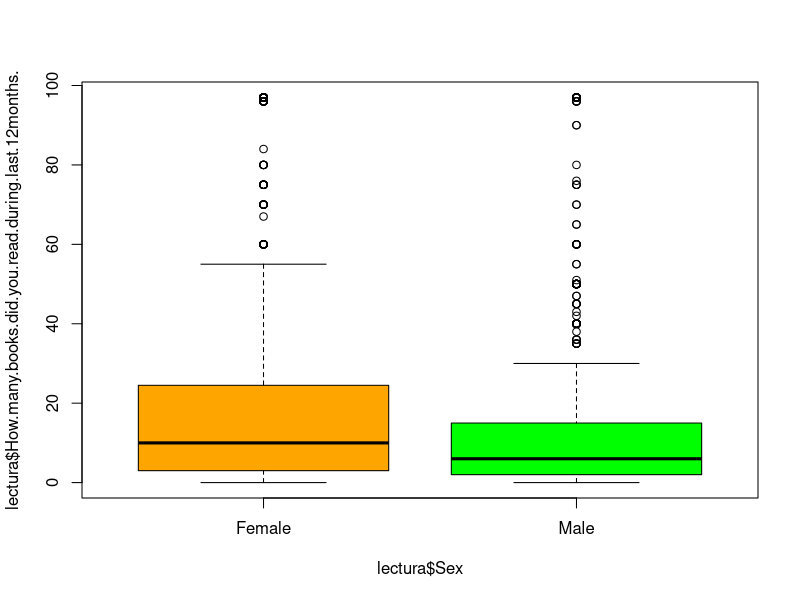
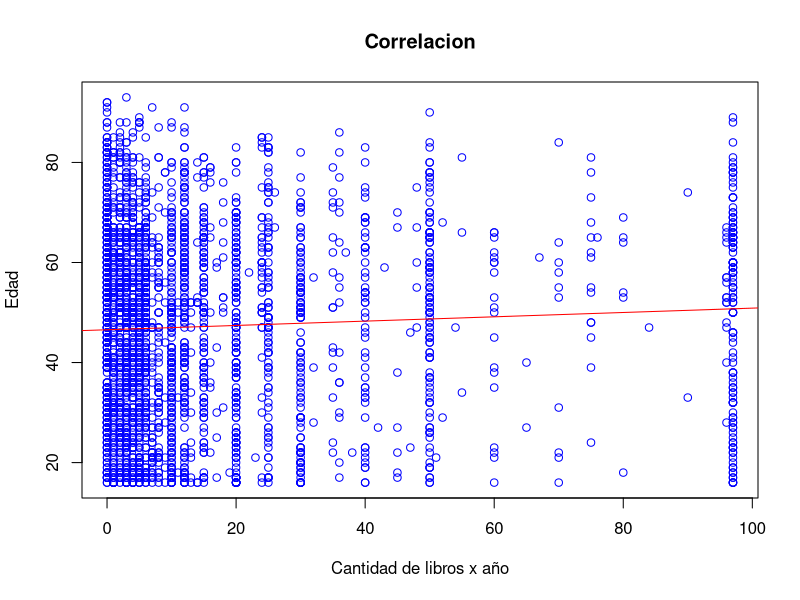

These figures' R source, in order:
## ---- chunk 1
lectura <- read.csv("HabitoLeer.csv")
## ---- chunk 2
require(stats)
library (corrplot)
library(ggplot2)
library(dplyr)
library(tidyverse)
library(lubridate)
## ---- chunk 3
boxplot(lectura$How.many.books.did.you.read.during.last.12months. ~ lectura$Sex, col=c("orange","green"))
## ---- chunk 4
t.test(lectura$How.many.books.did.you.read.during.last.12months.~lectura$Sex, alternative = "two.sided")
## ---- chunk 5
5.147e-13 < 0.05
## ---- chunk 6
plot(lectura$How.many.books.did.you.read.during.last.12months., lectura$Age,col="blue",main="Correlacion",xlab="Cantidad de libros x año",ylab="Edad")
model <- lm(lectura$Age ~ lectura$How.many.books.did.you.read.during.last.12months.)
abline(model,col="red")
## ---- chunk 7
cor(lectura$How.many.books.did.you.read.during.last.12months., lectura$Age)
